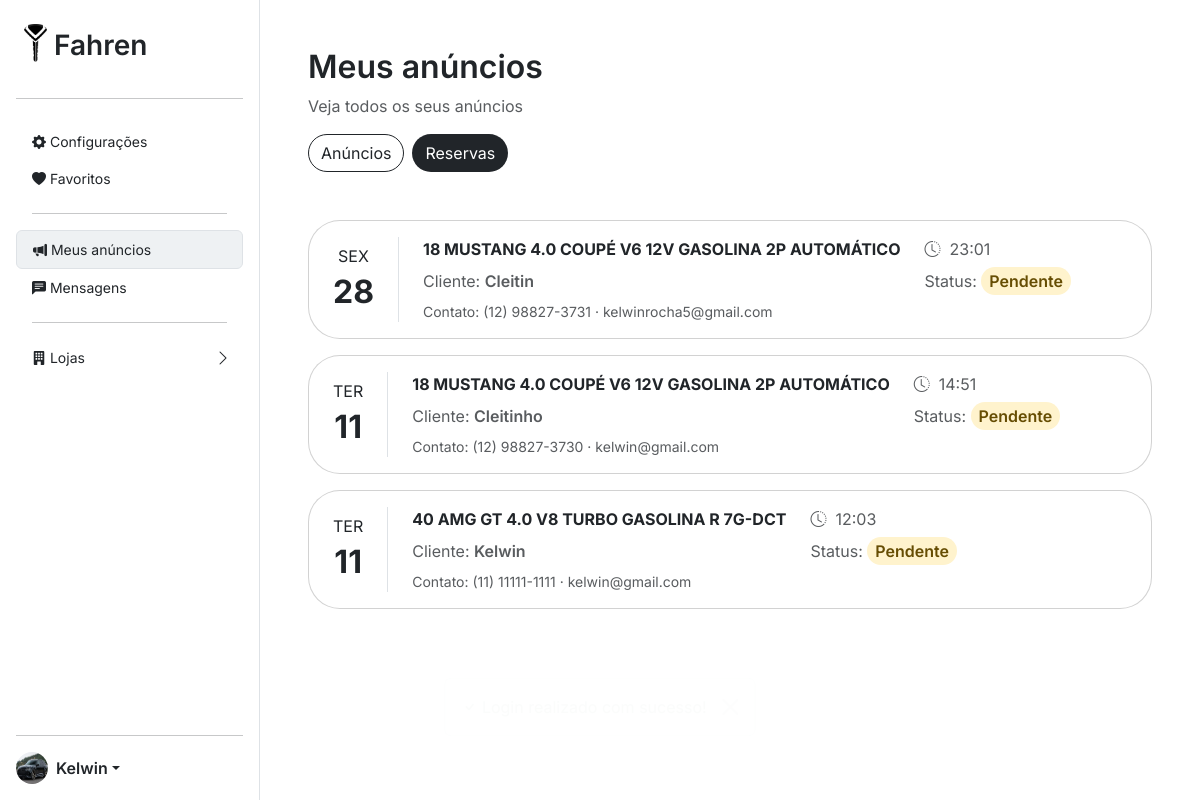
The page /menu/reservas.php (signed in) on the database its author committed.
### tables this page shows
CREATE TABLE `usuarios` (
  `id` int(6) NOT NULL,
  `nome` varchar(30) NOT NULL,
  `sobrenome` varchar(30) NOT NULL,
  `telefone` bigint(15) DEFAULT NULL,
  `cpf` char(11) DEFAULT NULL,
  `email` varchar(120) NOT NULL,
  `senha` varchar(256) NOT NULL,
  `data_criacao_conta` datetime NOT NULL DEFAULT current_timestamp(),
  `data_nascimento` date DEFAULT NULL,
  `avatar` varchar(255) NOT NULL DEFAULT 'img/user.png',
  `estado_local` char(2) DEFAULT NULL,
  `cidade` varchar(100) DEFAULT NULL,
  `seguidores` int(11) NOT NULL DEFAULT 0
);

CREATE TABLE `reservas` (
  `id` int(11) NOT NULL,
  `id_veiculo` int(11) NOT NULL,
  `nome` varchar(120) NOT NULL,
  `telefone` varchar(20) NOT NULL,
  `email` varchar(120) DEFAULT NULL,
  `preferencia_contato` enum('telefone','whatsapp','email') DEFAULT 'telefone',
  `data` date NOT NULL,
  `hora` time NOT NULL,
  `acompanhantes_qtd` tinyint(3) UNSIGNED DEFAULT 0,
  `estado` char(2) DEFAULT NULL,
  `cidade` varchar(100) DEFAULT NULL,
  `bairro` varchar(100) DEFAULT NULL,
  `rua` varchar(150) DEFAULT NULL,
  `numero` varchar(10) DEFAULT NULL,
  `complemento` varchar(100) DEFAULT NULL,
  `cep` varchar(9) DEFAULT NULL,
  `observacoes` text DEFAULT NULL,
  `status` enum('pendente','confirmada','cancelada','realizada') DEFAULT 'pendente',
  `criado_em` datetime DEFAULT current_timestamp(),
  `atualizado_em` datetime DEFAULT current_timestamp() ON UPDATE current_timestamp()
);

CREATE TABLE `anuncios_carros` (
  `id` int(12) NOT NULL,
  `ativo` char(1) NOT NULL DEFAULT 'A',
  `modelo` varchar(75) DEFAULT NULL,
  `estado_local` char(2) DEFAULT NULL,
  `cidade` varchar(255) DEFAULT NULL,
  `marca` int(2) DEFAULT NULL,
  `versao` varchar(150) DEFAULT NULL,
  `carroceria` int(2) DEFAULT NULL,
  `preco` int(9) NOT NULL DEFAULT 0,
  `condicao` char(1) NOT NULL DEFAULT 'U',
  `quilometragem` int(10) DEFAULT NULL,
  `ano_fabricacao` int(4) DEFAULT NULL,
  `ano_modelo` int(4) DEFAULT NULL,
  `propulsao` varchar(10) DEFAULT NULL,
  `combustivel` varchar(20) DEFAULT NULL,
  `cambio` char(1) DEFAULT 'M' COMMENT 'A=Automático, M=Manual',
  `blindagem` char(1) DEFAULT '0',
  `id_vendedor` int(10) DEFAULT NULL,
  `tipo_vendedor` char(1) NOT NULL DEFAULT '0',
  `portas_qtd` smallint(1) DEFAULT 4,
  `assentos_qtd` smallint(1) DEFAULT 5,
  `placa` char(7) DEFAULT NULL,
  `data_criacao` datetime NOT NULL DEFAULT current_timestamp(),
  `cor` int(2) NOT NULL,
  `quant_proprietario` char(1) NOT NULL,
  `revisao` char(1) NOT NULL,
  `vistoria` char(1) NOT NULL,
  `sinistro` char(1) NOT NULL,
  `ipva` char(1) NOT NULL,
  `licenciamento` char(1) NOT NULL,
  `estado_conservacao` char(1) NOT NULL,
  `uso_anterior` char(1) NOT NULL,
  `aceita_troca` char(1) NOT NULL,
  `email` varchar(256) DEFAULT NULL,
  `telefone` varchar(20) DEFAULT NULL,
  `garantia` int(2) NOT NULL,
  `descricao` text DEFAULT NULL,
  `clicks` int(11) NOT NULL DEFAULT 0
);

### menu/reservas.php (the view, shortened to what this page needs)
<?php
include('../controladores/conexao_bd.php');
$id = $_SESSION['id'];
 $sql = "SELECT r.*, a.modelo as modelo_veiculo, a.versao as versao_veiculo, a.marca as marca_veiculo, a.id_vendedor FROM reservas r INNER JOIN anuncios_carros a ON r.id_veiculo = a.id WHERE a.id_vendedor = $id ORDER BY r.criado_em DESC";
 $resultado = mysqli_query($conexao, $sql);
 $reservas = [];
 while ($linha = mysqli_fetch_assoc($resultado)) {
     $reservas[] = $linha;
 }
function format_phone_display($digits) {
    $digits_only = preg_replace('/\D+/', '', $digits);
    $area = substr($digits_only, 0, 2);
    $rest = substr($digits_only, 2);
    $len = strlen($rest);
    $last4 = substr($rest, -4);
    $firstPart = substr($rest, 0, $len - 4);
    return '(' . $area . ') ' . $firstPart . '-' . $last4;
}
function day_abbr_pt($date) {
    $w = date('w', strtotime($date));
    $map = ['dom','seg','ter','qua','qui','sex','sab'];
    return $map[$w] ?? '';
}
?>
<!doctype html>
<html lang="pt-br">
<head>
    <link rel="stylesheet" href="../style.css">
    <link href="https://cdn.jsdelivr.net/npm/bootstrap@5.3.7/dist/css/bootstrap.min.css" rel="stylesheet">
    <link rel="stylesheet" href="https://cdn.jsdelivr.net/npm/bootstrap-icons@1.13.1/font/bootstrap-icons.min.css">
</head>
<body class="overflow-x-hidden">
    <?php include '../estruturas/alert/alert.php' ?>
    <main class="container-fluid d-flex vh-100 p-0">
        <?php $selected = 'ad';
        include_once '../estruturas/sidebar/sidebar.php' ?>
        <div class="col" style="margin-left: calc(200px + 5vw);">
            <div class="container-fluid p-5 d-flex flex-column h-100 overflow-auto">
                <div class="row">
                    <h2 class="pb-2 fw-semibold mb-0">Meus anúncios</h2>
                    <p class="text-muted">Veja todos os seus anúncios</p>
                </div>
                <div class="mb-5 d-flex flex-wrap gap-2">
                    <a href="anuncios.php" class="btn border border-dark rounded-pill">Anúncios</a>
                    <a href="reservas.php" class="btn text-bg-dark rounded-pill">Reservas</a>
                </div>
                <div class="row row-cols-1 g-3">
                    <?php if (!empty($reservas)): ?>
                        <?php foreach ($reservas as $res): ?>
                            <?php
                                $badgeClass = 'bg-secondary-subtle text-secondary';
                                switch ($res['status']) {
                                    default: $badgeClass = 'bg-warning-subtle text-warning-emphasis'; break;
                                }
                                $data_display = day_abbr_pt($res['data']);
                                $dia = date('d', strtotime($res['data']));
                            ?>
                            <div class="col-12">
                                <div class="card rounded-5 reserva-card" role="button" data-id="<?= $res['id'] ?>"
                                     data-nome="<?= htmlspecialchars($res['nome'], ENT_QUOTES) ?>"
                                     data-telefone="<?= htmlspecialchars(format_phone_display($res['telefone']), ENT_QUOTES) ?>"
                                     data-email="<?= htmlspecialchars($res['email'], ENT_QUOTES) ?>"
                                     data-preferencia_contato="<?= htmlspecialchars($res['preferencia_contato'], ENT_QUOTES) ?>"
                                     data-data="<?= $res['data'] ?>"
                                     data-hora="<?= $res['hora'] ?>"
                                     data-acompanhantes_qtd="<?= $res['acompanhantes_qtd'] ?>"
                                     data-estado="<?= htmlspecialchars($res['estado'], ENT_QUOTES) ?>"
                                     data-cidade="<?= htmlspecialchars($res['cidade'], ENT_QUOTES) ?>"
                                     data-bairro="<?= htmlspecialchars($res['bairro'], ENT_QUOTES) ?>"
                                     data-rua="<?= htmlspecialchars($res['rua'], ENT_QUOTES) ?>"
                                     data-numero="<?= htmlspecialchars($res['numero'], ENT_QUOTES) ?>"
                                     data-complemento="<?= htmlspecialchars($res['complemento'], ENT_QUOTES) ?>"
                                     data-cep="<?= htmlspecialchars($res['cep'], ENT_QUOTES) ?>"
                                     data-observacoes="<?= htmlspecialchars($res['observacoes'], ENT_QUOTES) ?>"
                                     data-status="<?= $res['status'] ?>"
                                     >
                                    <div class="card-body d-flex px-0 gap-4">
                                            <div class="d-flex flex-column text-center justify-content-center align-items-center px-4 border-end">
                                            <span class="fs-6 text-uppercase"><?= $data_display ?></span>
                                            <span class="fs-2 fw-bold"><?= $dia ?></span>
                                        </div>
                                        <div class="row row-cols-2 text-muted w-100 align-items-start">
                                            <div class="col-auto d-flex flex-column justify-content-center gap-2">
                                                <span class="text-dark fw-bold text-uppercase"><?= htmlspecialchars($res['marca_veiculo'] . ' ' . $res['modelo_veiculo'] . ' ' . $res['versao_veiculo'], ENT_QUOTES) ?></span>
                                                <span>Cliente: <span class="fw-semibold"><?= htmlspecialchars($res['nome'], ENT_QUOTES) ?></span></span>
                                                <small class="text-muted">Contato: <?= htmlspecialchars(format_phone_display($res['telefone']), ENT_QUOTES) ?> · <?= htmlspecialchars($res['email'], ENT_QUOTES) ?></small>
                                            </div>
                                            <div class="col-auto d-flex flex-column justify-content-center gap-2">
                                                <span><i class="bi bi-clock-history"></i> &nbsp;<?= date('H:i', strtotime($res['hora'])) ?></span>
                                                <span>Status: <span class="fw-semibold px-2 py-1 rounded-pill <?= $badgeClass ?> reserva-badge" data-status="<?= $res['status'] ?>"><?= ucfirst($res['status']) ?></span></span>
                                            </div>
                                        </div>
                                    </div>
                                </div>
                            </div>
                        <?php endforeach; ?>
                    <?php endif; ?>
                </div>
            </div>
    </main>
</body>
</html>

### estruturas/sidebar/sidebar.php (shortened to what this page needs)
<aside class="border-end d-flex flex-column position-fixed vh-100" style="width: calc(200px + 5vw);">
    <a href="../index.php" class="d-flex mx-4 mt-4 mb-3 text-decoration-none text-dark">
        <img src="/sites/TCC/img/logo-fahren.png" class="d-inline-block align-text-center" width="23" height="38" alt="logo" style="filter: invert(1);">
        <span class="fw-semibold fs-3">&nbsp;Fahren</span>
    </a>
    <hr class="mx-3">
    <nav class="sidebar nav d-flex flex-column nav-pills mx-3 flex-shrink-1 small overflow-y-auto" style="min-height: 0;">
        <div class="my-2">
            <a class="nav-link <?php if ($selected == 'config') {
                                    echo 'active';
                                } ?>" aria-current="page" href="configuracoes.php"><i class="bi bi-gear-fill"></i>&nbsp;Configurações</a>
            <a class="nav-link <?php if ($selected == 'fav') {
                                    echo 'active';
                                } ?>" href="favoritos.php"><i class="bi bi-heart-fill"></i>&nbsp;Favoritos</a>
            <hr class="mx-3">
            <a class="nav-link <?php if ($selected == 'ad') {
                                    echo 'active';
                                } ?>" href="anuncios.php"><i class="bi bi-megaphone-fill"></i>&nbsp;Meus anúncios</a>
            <a class="nav-link <?php if ($selected == 'mensagens') {
                                    echo 'active';
                                } ?>" href="mensagens.php"><i class="bi bi-chat-left-text-fill"></i>&nbsp;Mensagens</a>
            <hr class="mx-3">
            <?php
            include_once(__DIR__ . '/../../conexao_bd.php');
            ?>
            <button class="nav-link sidebar-drop w-100 text-start <?= isset($loja_id_selected) ? '' : 'collapsed'?>" type="button" data-bs-toggle="collapse" data-bs-target="#collapseExample" aria-expanded="false" aria-controls="collapseExample">
                <span class="d-flex align-items-center justify-content-between w-100">
                    <span class="position-relative" style="display:inline-block;">
                        <i class="bi bi-building-fill"></i>&nbsp;Lojas
                    </span>
                </span>
            </button>
                    <?php
                    $user_avatar_src = '../img/usuarios/avatares/user.png';
                    if (isset($_SESSION['id'])) {
                        if (!empty($_SESSION['avatar'])) {
                            $user_avatar_src = '../' . $_SESSION['avatar'];
                        } else {
                            $uid = (int) $_SESSION['id'];
                            $res_av = mysqli_query($conexao, "SELECT avatar FROM usuarios WHERE id = $uid");
                            if ($res_av && mysqli_num_rows($res_av) > 0) {
                                $r_av = mysqli_fetch_assoc($res_av);
                                    if (!empty($r_av['avatar'])) {
                                    $user_avatar_src = '../' . $r_av['avatar'];
                                }
                            }
                        }
                    }
                    ?>
        </div>
    </nav>
    <hr class="mx-3 mt-auto">
            <div class="footer flex-shrink-0 mx-3 mb-3 d-flex justify-content-between align-content-center">
        <div class="dropdown">
            <a href="#" class="d-flex align-items-center text-dark text-decoration-none dropdown-toggle" data-bs-toggle="dropdown" aria-expanded="false">
                <div class="position-relative">
                    <img src="<?= htmlspecialchars($user_avatar_src) ?>" alt="Foto de Perfil" width="32" height="32" class="rounded-circle me-2">
                </div>
                <span class="fw-semibold"><?= $_SESSION['nome'] ?></span>
            </a>
        </div>
    </div>
</aside>

### style.css (style rules this page uses)
:root { --cor-verde-escuro: #344f19ff; }
body { font-family: 'Inter', sans-serif !important; }
* { padding: 0; margin: 0; box-sizing: border-box; }
.sidebar .nav-link { color: RGBA(var(--bs-dark-rgb), var(--bs-link-opacity, 1)) !important; }
.sidebar .nav-link.active { --bs-bg-opacity: 0.75; background-color: rgba(var(--bs-secondary-bg-rgb), var(--bs-bg-opacity)) !important; border: var(--bs-border-width) var(--bs-border-style) var(--bs-border-color) !important; }
.sidebar-drop { position: relative; padding-right: 1.5rem; }
.sidebar-drop::after { font-family: "bootstrap-icons"; content: "\f285"; position: absolute; right: 0.75rem; top: 50%; transform: translateY(-50%) rotate(0deg); transition: transform 0.3s ease; font-size: 1rem; }

### rows shown on the page
usuarios: avatar (picture)
reservas: data "SEX", data "28", id_veiculo.versao "18 MUSTANG 4.0 COUPÉ V6 12V GASOLINA 2P AUTOMÁTICO", nome "Cleitin", telefone "(12) 98827-3731", email "kelwinrocha5@gmail.com", hora "23:01", status "Pendente"
reservas: data "TER", data "11", id_veiculo.versao "18 MUSTANG 4.0 COUPÉ V6 12V GASOLINA 2P AUTOMÁTICO", nome "Cleitinho", telefone "(12) 98827-3730", email "kelwin@gmail.com", hora "14:51", status "Pendente"
reservas: data "TER", data "11", id_veiculo.versao "40 AMG GT 4.0 V8 TURBO GASOLINA R 7G-DCT", nome "Kelwin", telefone "(11) 11111-1111", email "kelwin@gmail.com", hora "12:03", status "Pendente"

### other values the page prints
$_SESSION['nome'] "Kelwin"
